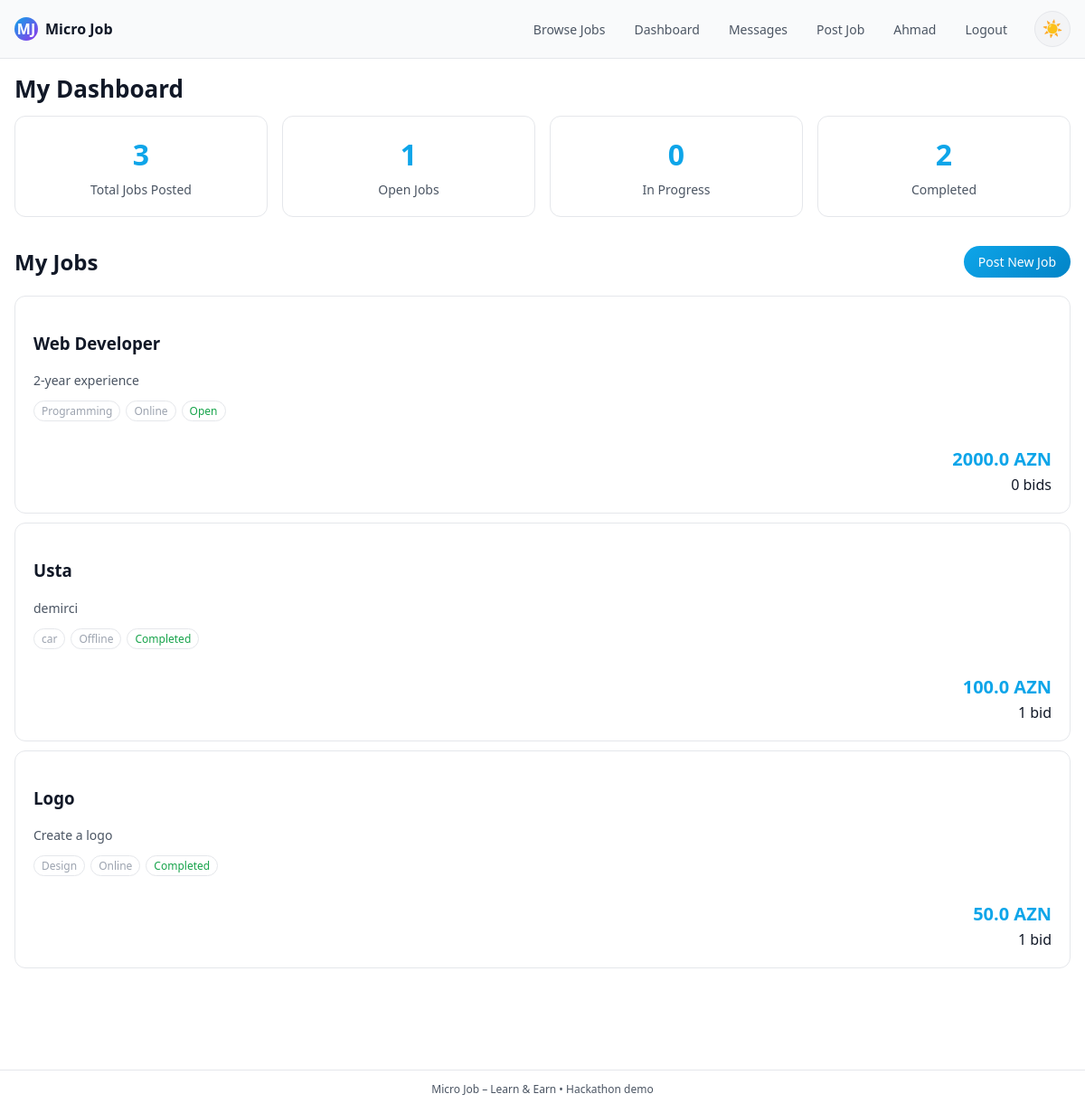
Before: /dashboard (signed in) with the older database file.
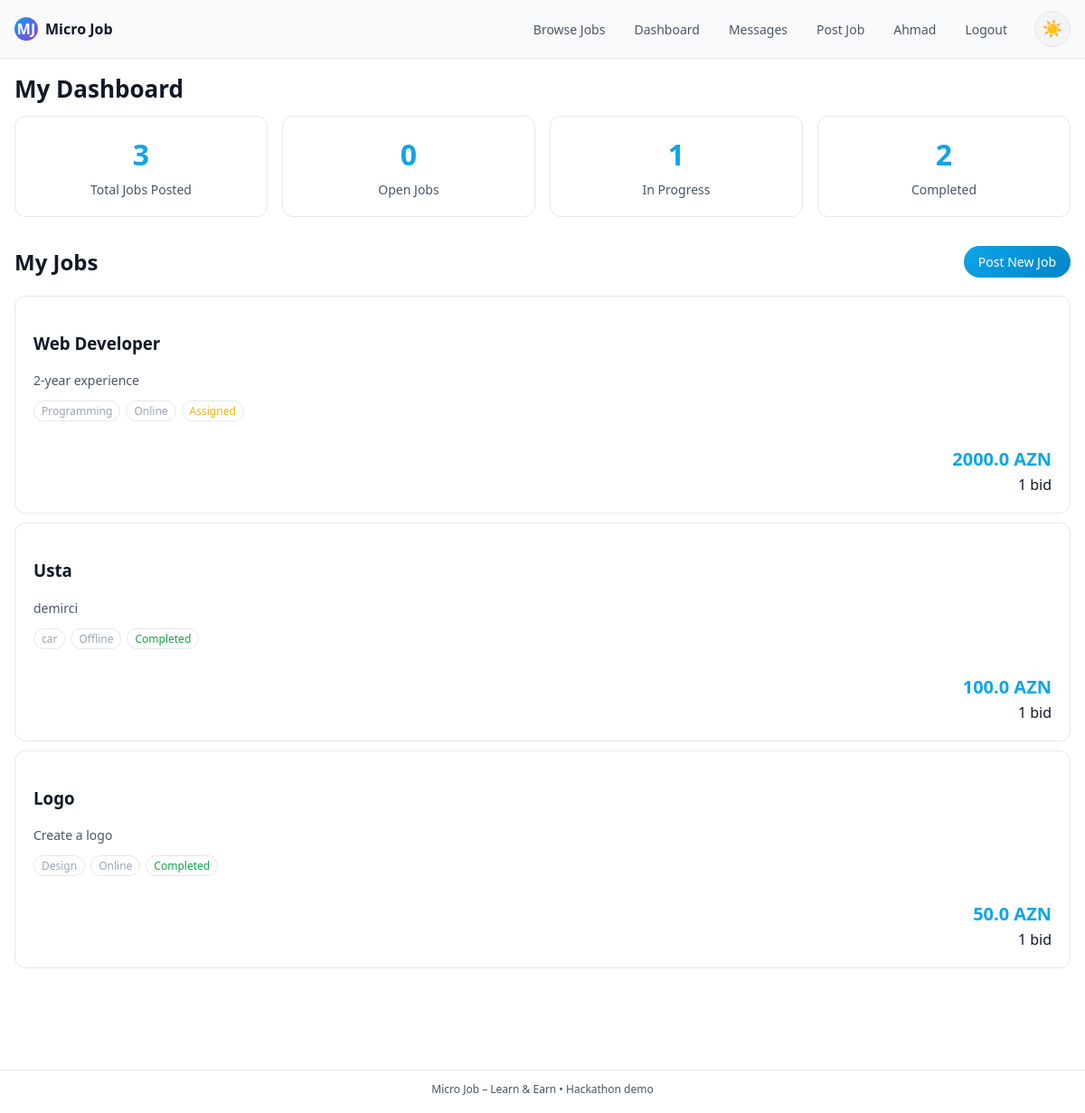
After: the same page with the newer database file.
### app.py (models this page shows)
class Task(db.Model):
    id = db.Column(db.Integer, primary_key=True)
    title = db.Column(db.String(200), nullable=False)
    description = db.Column(db.Text, nullable=False)
    budget_azn = db.Column(db.Float, nullable=False)
    category = db.Column(db.String(120))
    mode = db.Column(db.String(20))
    status = db.Column(db.String(20), default='open')
    created_at = db.Column(db.DateTime, default=datetime.utcnow)
    required_skill = db.Column(db.String(120))
    difficulty = db.Column(db.String(20))
    employer_id = db.Column(db.Integer, db.ForeignKey('user.id'))
    worker_id   = db.Column(db.Integer, db.ForeignKey('user.id'))
    accepted_bid_id = db.Column(db.Integer, db.ForeignKey('bid.id'), nullable=True)
    bids = db.relationship('Bid', primaryjoin='Task.id == Bid.task_id', backref='task', lazy=True, cascade='all, delete-orphan')
    accepted_bid = db.relationship('Bid', foreign_keys=[accepted_bid_id], uselist=False, post_update=True)
    reviews = db.relationship('Review', backref='task', lazy=True)

### app.py (the view, shortened to what this page needs)
@app.route('/dashboard')
def dashboard():
    user = current_user()
    if not user:
        flash('Please log in to view your dashboard.', 'error')
        return redirect(url_for('login'))
    if user.role == 'employer':
        posted_tasks = Task.query.filter_by(employer_id=user.id).order_by(Task.created_at.desc()).all()
        return render_template('dashboard_employer.html', user=user, tasks=posted_tasks)

### app.py (called while the page is built)
def current_user():
    if 'user_id' in session:
        return User.query.get(session['user_id'])
    return None

### templates/dashboard_employer.html (shortened to what this page needs)
{% extends "base.html" %}
{% block content %}
<h1>My Dashboard</h1>
<div class="dashboard-stats">
  <div class="stat-card">
    <div class="stat-number">{{ tasks|length }}</div>
    <div class="stat-label">Total Jobs Posted</div>
  </div>
  <div class="stat-card">
    <div class="stat-number">{{ tasks|selectattr('status', 'equalto', 'open')|list|length }}</div>
    <div class="stat-label">Open Jobs</div>
  </div>
  <div class="stat-card">
    <div class="stat-number">{{ tasks|selectattr('status', 'equalto', 'assigned')|list|length }}</div>
    <div class="stat-label">In Progress</div>
  </div>
  <div class="stat-card">
    <div class="stat-number">{{ tasks|selectattr('status', 'equalto', 'completed')|list|length }}</div>
    <div class="stat-label">Completed</div>
  </div>
</div>
<div class="dashboard-section">
  <div class="section-header">
    <h2>My Jobs</h2>
    <a href="{{ url_for('new_task') }}" class="btn-primary">Post New Job</a>
  </div>
  {% if tasks %}
    <div class="task-list">
      {% for task in tasks %}
        <div class="task-card">
          <div class="task-main">
            <h3><a href="{{ url_for('task_detail', task_id=task.id) }}">{{ task.title }}</a></h3>
            <p class="task-desc">{{ task.description[:100] }}{% if task.description|length > 100 %}...{% endif %}</p>
            <div class="task-meta">
              <span>{{ task.category or 'General' }}</span>
              <span>{{ task.mode|title }}</span>
              <span class="status-{{ task.status }}">{{ task.status|title }}</span>
            </div>
          </div>
          <div class="task-side">
            <div class="task-budget">{{ task.budget_azn }} AZN</div>
            <div class="task-bids-count">
              {{ task.bids|length }} bid{{ 's' if task.bids|length != 1 else '' }}
            </div>
          </div>
        </div>
      {% endfor %}
    </div>
  {% else %}
    <div class="empty-state">
      <p>You haven't posted any jobs yet. <a href="{{ url_for('new_task') }}" class="link">Post your first job!</a></p>
    </div>
  {% endif %}
</div>
{% endblock %}

Changed rows visible on the page:
changed Task "Web Developer": status "Open" → "Assigned"; bids|length "0" → "1"; bids "s" → (not shown)
Other visible differences:
{{ tasks|selectattr('status', 'equalto', 'open')|list|length }}: "1" → "0"
{{ tasks|selectattr('status', 'equalto', 'assigned')|list|length }}: "0" → "1"
